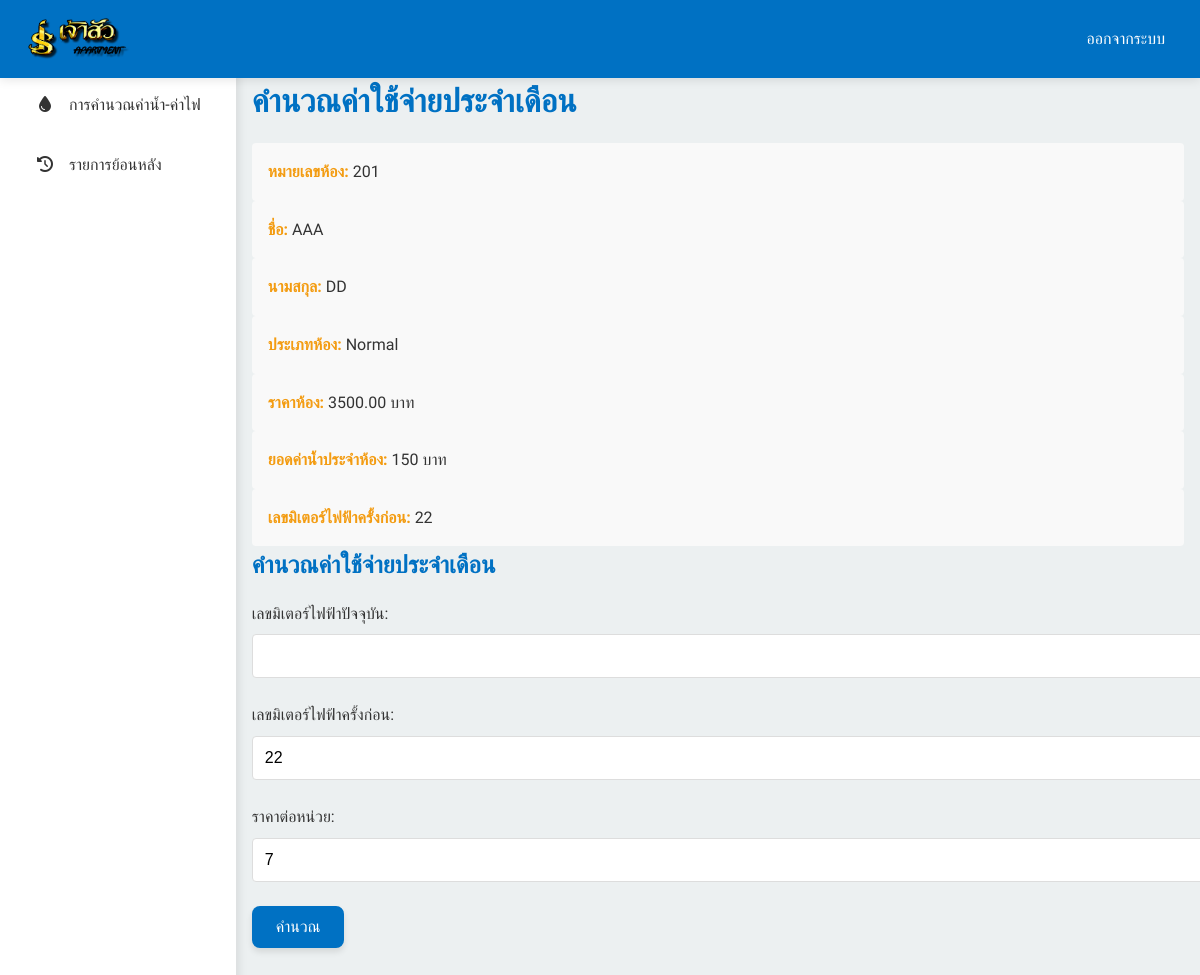
Screenshot of /users/index.php (signed in) with the database file from the repository.
### tables this page shows
CREATE TABLE `users` (
  `id` int(11) NOT NULL,
  `Room_number` varchar(20) DEFAULT NULL,
  `username` varchar(50) NOT NULL,
  `password` varchar(100) NOT NULL,
  `First_name` varchar(50) NOT NULL,
  `Last_name` varchar(50) NOT NULL,
  `timestamp` timestamp NOT NULL DEFAULT current_timestamp(),
  `date_record` date DEFAULT NULL,
  `type_id` int(11) DEFAULT NULL,
  `urole` varchar(20) DEFAULT NULL,
  `water_was` int(11) DEFAULT NULL
);

CREATE TABLE `type` (
  `id` int(11) NOT NULL,
  `type_name` varchar(50) DEFAULT NULL,
  `price` decimal(10,2) DEFAULT NULL
);

CREATE TABLE `electric` (
  `id` int(11) NOT NULL,
  `user_id` int(11) NOT NULL,
  `meter_electric` int(11) NOT NULL,
  `start_meter` int(11) DEFAULT NULL,
  `end_meter` int(11) DEFAULT NULL,
  `date_record` date DEFAULT NULL,
  `Room_number` varchar(20) DEFAULT NULL,
  `difference_electric` int(11) DEFAULT NULL
);

### users/index.php (the view, shortened to what this page needs)
<?php
require_once '../config.php';
$room_number = $_SESSION["room_number"];
$first_name = "";
$last_name = "";
$price = "";
$type_name = "";
$last_month_electric = 0;
function calculateWaterCost($room_number) {
    $rooms_150 = ['201', '202', '302', '303', '304', '305', '306'];
    $rooms_200 = ['203', '204', '205', '206', '301'];
    if (in_array($room_number, $rooms_150)) {
        return 150;
    } elseif (in_array($room_number, $rooms_200)) {
        return 200;
    }
    return 0;
}
function getUserDetails($conn, $room_number) {
    try {
        $stmt = $conn->prepare("SELECT u.Room_number, u.First_name, u.Last_name, t.price, t.type_name FROM users u JOIN type t ON u.type_id = t.id WHERE u.Room_number = ?");
        $stmt->bind_param("s", $room_number);
        $stmt->execute();
        $result = $stmt->get_result();
        if ($result->num_rows > 0) {
            return $result->fetch_assoc();
        } else {
            return null;
        }
    } catch (Exception $e) {
        error_log($e->getMessage());
        return null;
    }
}
function getLastMonthElectric($conn, $room_number) {
    try {
        $stmt = $conn->prepare("SELECT meter_electric FROM electric WHERE user_id = (SELECT id FROM users WHERE Room_number = ?) ORDER BY date_record DESC LIMIT 1");
        $stmt->bind_param("s", $room_number);
        $stmt->execute();
        $result = $stmt->get_result();
        if ($result->num_rows > 0) {
            return $result->fetch_assoc()['meter_electric'];
        } else {
            return 0;
        }
    } catch (Exception $e) {
        error_log($e->getMessage());
        return 0;
    }
}
$userDetails = getUserDetails($conn, $room_number);
if ($userDetails) {
    $room_number = $userDetails['Room_number'];
    $first_name = $userDetails['First_name'];
    $last_name = $userDetails['Last_name'];
    $price = $userDetails['price'];
    $type_name = $userDetails['type_name'];
    $last_month_electric = getLastMonthElectric($conn, $room_number);
}
?>
<!DOCTYPE html>
<html lang="th">
<head>
    <link href="https://cdnjs.cloudflare.com/ajax/libs/font-awesome/6.4.0/css/all.min.css" rel="stylesheet">
    <link rel="stylesheet" href="index_u.css">
</head>
<body>
    <nav class="navbar">
    <img src="http://localhost/Apartment_V3/Admin/Ap.png" alt="เจ้าสัว Apartment Logo" class="logo-navbar">
        <div class="navbar-menu">
            <a href="logout.php">ออกจากระบบ</a>
        </div>
    </nav>
    <div class="container">
        <aside class="sidebar">
            <div class="sidebar-menu">
                <a href="index.php"><i class="fas fa-tint"></i> การคำนวณค่าน้ำ-ค่าไฟ</a>
                <a href="bill.php"><i class="fas fa-history"></i> รายการย้อนหลัง</a>
            </div>
        </aside>
        <div class="main-content">
            <h1>คำนวณค่าใช้จ่ายประจำเดือน</h1>
            <div class="info-grid">
                <div class="info-item">
                    <strong>หมายเลขห้อง:</strong> <?php echo htmlspecialchars($room_number); ?>
                </div>
                <div class="info-item">
                    <strong>ชื่อ:</strong> <?php echo htmlspecialchars($first_name); ?>
                </div>
                <div class="info-item">
                    <strong>นามสกุล:</strong> <?php echo htmlspecialchars($last_name); ?>
                </div>
                <div class="info-item">
                    <strong>ประเภทห้อง:</strong> <?php echo htmlspecialchars($type_name); ?>
                </div>
                <div class="info-item">
                    <strong>ราคาห้อง:</strong> <?php echo htmlspecialchars($price); ?> บาท
                </div>
                <div class="info-item">
                    <strong>ยอดค่าน้ำประจำห้อง:</strong> <?php echo calculateWaterCost($room_number); ?> บาท
                </div>
                <div class="info-item">
                    <strong>เลขมิเตอร์ไฟฟ้าครั้งก่อน:</strong> <?php echo htmlspecialchars($last_month_electric); ?>
                </div>
            </div>
            <h2>คำนวณค่าใช้จ่ายประจำเดือน</h2>
            <form method="post" action="<?php echo htmlspecialchars($_SERVER["PHP_SELF"]); ?>" class="form-group">
                <div class="form-group">
                    <label for="current_electric">เลขมิเตอร์ไฟฟ้าปัจจุบัน:</label>
                    <input type="number" id="current_electric" name="current_electric" required>
                </div>
                <div class="form-group">
                    <label for="last_month_electric_display">เลขมิเตอร์ไฟฟ้าครั้งก่อน:</label>
                    <input type="number" id="last_month_electric_display" value="<?php echo htmlspecialchars($last_month_electric); ?>" readonly>
                </div>
                <div class="form-group">
                    <label for="unit_price">ราคาต่อหน่วย:</label>
                    <input type="number" id="unit_price" value="7" readonly>
                </div>
                <div class="form-group">
                    <button type="submit" name="calculate">คำนวณ</button>
                </div>
            </form>
        </div>
    </div>
</body>
</html>

### users/index_u.css (style rules this page uses)
:root { --primary-color: #0071C3; --secondary-color: #005091; --secondary-color: #f39c12; --background-color: #ecf0f1; --text-color: #333; --hover-color: #e8f4f8; --card-bg: #ffffff; }
* { margin: 0; padding: 0; }
body { font-family: 'Prompt', sans-serif; background-color: var(--background-color); color: var(--text-color); line-height: 1.6; }
.navbar { background-color: var(--primary-color); color: white; padding: 15px 20px; position: fixed; width: 100%; top: 0; z-index: 1000; box-shadow: 0 2px 10px rgba(0,0,0,0.1); display: flex; justify-content: space-between; align-items: center; box-sizing: border-box; }
.navbar-menu a { color: white; text-decoration: none; padding: 8px 15px; border-radius: 4px; transition: background-color 0.3s, transform 0.2s; }
.container { display: flex; margin-top: 60px; min-height: calc(100vh - 60px); }
.sidebar { width: var(--sidebar-width); background-color: #fff; padding: 20px; box-shadow: 2px 0 10px rgba(0,0,0,0.1); transition: transform 0.3s ease-in-out; }
.sidebar-menu a { display: block; color: var(--text-color); padding: 12px 15px; text-decoration: none; transition: all 0.3s; border-radius: 8px; margin-bottom: 10px; }
.sidebar-menu i { margin-right: 10px; width: 20px; text-align: center; }
.main-content { flex-grow: 1; padding: 1rem; }
h1, h2 { color: var(--primary-color); margin-bottom: 1rem; }
.form-group { margin-bottom: 1.5rem; }
label { display: block; margin-bottom: 0.5rem; font-weight: 500; }
input, select { width: 100%; padding: 0.75rem; border: 1px solid #ddd; border-radius: 4px; font-size: 1rem; }
button { background-color: var(--primary-color); color: white; border: none; padding: 0.75rem 1.5rem; border-radius: 8px; cursor: pointer; font-size: 1rem; transition: background-color 0.3s ease, transform 0.2s ease; box-shadow: 0 4px 6px rgba(0, 0, 0, 0.1); }
.info-item { background-color: #f9f9f9; padding: 1rem; border-radius: 4px; }
.info-item strong { color: var(--secondary-color); }
.logo-navbar { width: 115px; height: auto; max-width: 100%; }

### rows the page displays
users: Room_number "201", First_name "AAA", Last_name "DD", type.type_name "Normal", type.price "3500.00", Room_number "150", Room_number.meter_electric "22"
